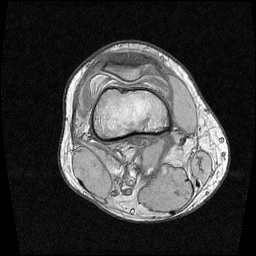
#> input picture progetto/PIL/Cartilagini.png, 256 x 256 px
$ python PIL_IMAGE.py
#> lines starting #> are read from the running program, lines starting #| are printed output that depends on the picture
 ##PIL_IMAGE

import PIL
import Image
import io
import ImageOps
import ImageFilter


image = Image.open("Cartilagini.png")
#> image is the input picture: PIL image 256x256 L; min 0, max 255, mean 61.7

a=ImageOps.solarize(image, threshold=128)
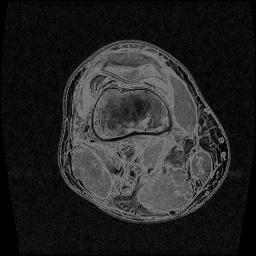
#> a: PIL image 256x256 L; min 0, max 127, mean 36.9
a.show()
bits=2
b=ImageOps.posterize(image, bits)
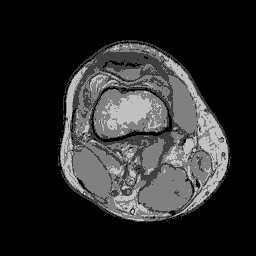
#> b: PIL image 256x256 L; min 0, max 192, mean 42.7
b.show()


imout1 = image.filter(ImageFilter.EDGE_ENHANCE)
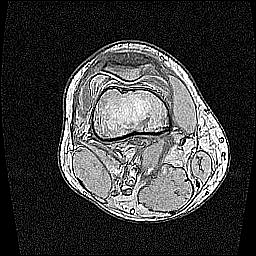
#> imout1: PIL image 256x256 L; min 0, max 255, mean 63.3
imout1.show()


imout2 = image.filter(ImageFilter.EDGE_ENHANCE_MORE)
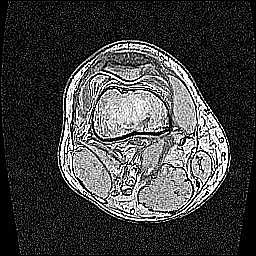
#> imout2: PIL image 256x256 L; min 0, max 255, mean 66.2
imout2.show()


imout3 = image.filter(ImageFilter.EMBOSS)
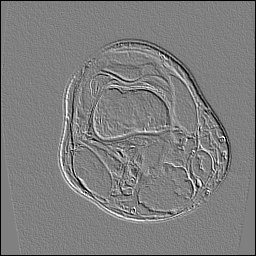
#> imout3: PIL image 256x256 L; min 0, max 255, mean 126.1
imout3.show()


imout4 = image.filter(ImageFilter.FIND_EDGES)
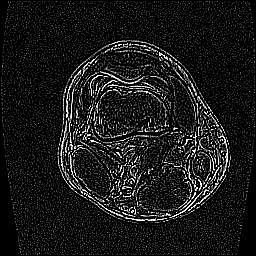
#> imout4: PIL image 256x256 L; min 0, max 255, mean 26.5
imout4.show()
